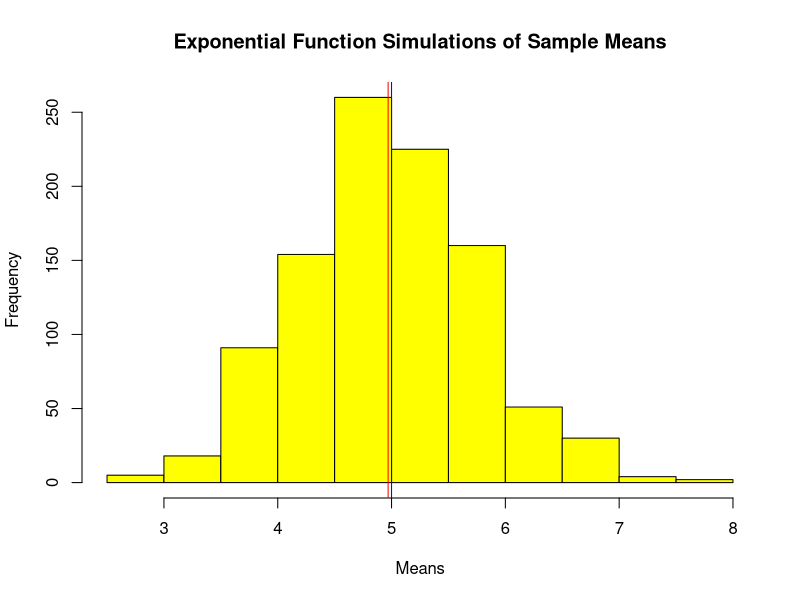
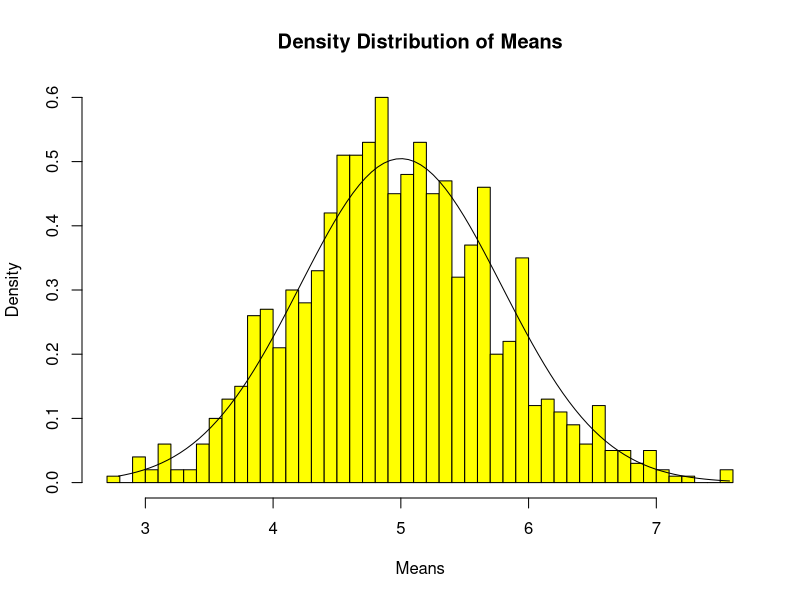
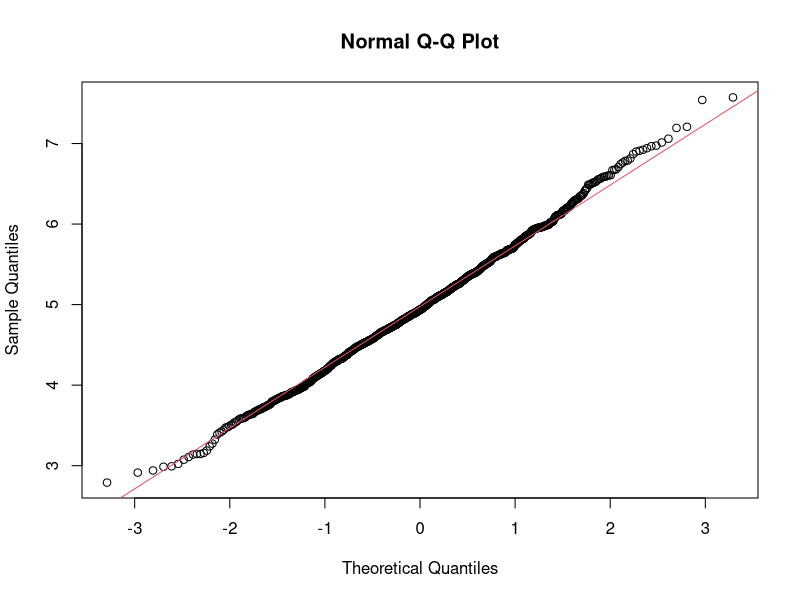

Write the R code that produced these figures, in order.
## ---- chunk 1
library("ggplot2")
## ---- chunk 2
#set seed for reproducibility
set.seed(54)

#set lambda to 0.2
lambda <- 0.2

#40 samples
n <- 40

#1000 simulations
simulations <- 1000
## ---- chunk 3
#simulation
simulated_Exp <- replicate(simulations, rexp(n, lambda))

#mean of simulated exponentials
mean_Exp <- apply(simulated_Exp, 2, mean)
## ---- chunk 4
#sample mean
Samp_mean <- mean(mean_Exp)
Samp_mean
## ---- chunk 5
#theoretical mean
theor_mean <- 1/lambda
theor_mean
## ---- chunk 6
#plot showing the exponential function simulations of sample means
hist(mean_Exp, xlab = "Means", main = "Exponential Function Simulations of Sample Means", col = "yellow")

abline(v = Samp_mean, col = "red")
abline(v = theor_mean, col = "blue")
## ---- chunk 7
#sample standard deviation
samp_sd <- sd(mean_Exp)
samp_sd
## ---- chunk 8
#theoretical standard deviation
theor_sd <- (1/lambda)/sqrt(n)
theor_sd
## ---- chunk 9
#sample variance
samp_var <- samp_sd^2
samp_var
## ---- chunk 10
#theoretical variance
theor_var <- theor_sd^2
theor_var
## ---- chunk 11
#distribution density of means
xfit <- seq(min(mean_Exp), max(mean_Exp), length=100)

yfit <- dnorm(xfit, mean=1/lambda, sd=(1/lambda/sqrt(n)))

hist(mean_Exp,breaks=n, prob=T, col="yellow", xlab = "Means", main="Density Distribution of Means",ylab="Density")

lines(xfit, yfit, pch=22, col="black", lty=1)
## ---- chunk 12
#compare the distribution for averages of 40 exponentials to a normal distribution

qqnorm(mean_Exp)
qqline(mean_Exp, col = 2)
